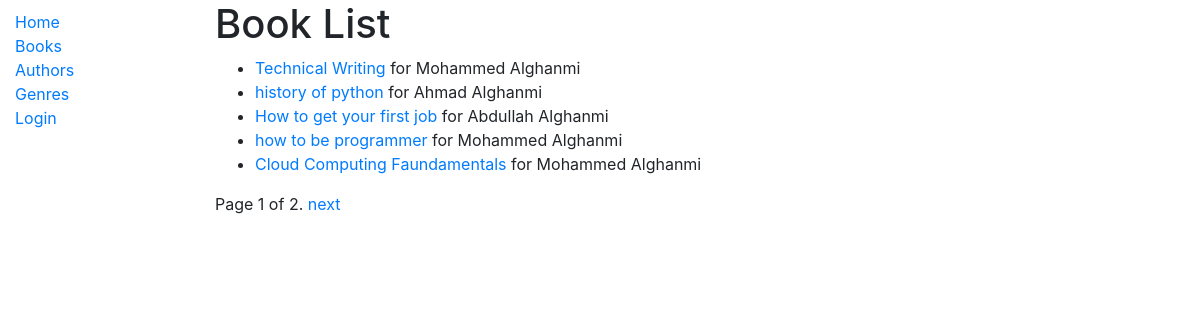
/catalog/books/, run on the app's committed database.
### catalog/models.py (models this page shows, shortened)
class Book(models.Model):
    title = models.CharField(max_length=60, help_text="Book title")
    author = models.ForeignKey(Author, on_delete = models.SET_NULL, null=True)
    summery = models.TextField(max_length = 200,
                               help_text="write a brief summary of the book")
    isbn = models.CharField('ISBN', max_length=13, unique=True,
                            help_text = 'ISBN is maximum length of 13')
    gener = models.ManyToManyField('Gener', help_text='Select a genre for this book')
    lang = models.ForeignKey(Languages, on_delete = models.SET_NULL,
                             null = True)
    class Meta:
        permissions = (('view_book_c','View book instances'), ('can_create_book', 'Can create book'))  # 'Can create book' == 'Can edite book' or 'Can change book'
    def get_absolute_url(self):
        return reverse('book-detail', args=[str(self.id)])
    def display_gener(self):
        return ', '.join(gener.name for gener in self.gener.all()[:3])
    display_gener.short_description = 'Gener'

class Author(models.Model):
    first_name = models.CharField(max_length=100)
    last_name = models.CharField(max_length=100)
    date_of_birth = models.DateField(null=True, blank=True)
    date_of_death = models.DateField('Died', null=True, blank=True)
    lang =  models.ManyToManyField(Languages, help_text = 'Choose a languages you write with.')
    class Meta:
        ordering = ['first_name', 'last_name']
    def __str__(self):
        return f'{self.first_name} {self.last_name} '
    def display_languages(self):
        return ', '.join(lang.name for lang in self.lang.all()[:3])
    display_languages.short_description = 'Language'

### catalog/views.py (the view)
# urls.py: path('books/', views.BookListView.as_view(), name = 'books'),
class BookListView(ListView):
    model = Book
    template_name = 'book_list.html'
    context_object_name = 'books'
    paginate_by = 5
    def get_context_data(self, **kwargs):
        context = super(BookListView, self).get_context_data(**kwargs)
        context.update({
            'num_visits' : self.request.session['num_visits'],
        })
        return context
    def get(self, *args, **kwargs):
        num_visits = self.request.session.get('num_visits', 0)
        self.request.session['num_visits'] = num_visits + 1
        return super().get(self.request, *args, **kwargs)

### catalog/templates/book_list.html (shortened to what this page needs)
{% extends 'base_generic.html'%}
{%block content%}
    <h1>Book List</h1>
    {% if books %}
    <ul>
        {% for book in books %}
            <li><a href="{{book.get_absolute_url}}">{{book.title}}</a> for {{book.author}} </li>
        {%endfor%}
    </ul>
    {% else %}
    <p>There is no books in the library</p>
    {% endif %}
    {% block pagination %}
    {% if is_paginated %}
        <div class="pagination">
            <span class="page-links">
                <span class="page-current">
                    Page {{ page_obj.number }} of {{ page_obj.paginator.num_pages }}.
                </span>
                {% if page_obj.has_next %}
                    <a href="{{ request.path }}?page={{ page_obj.next_page_number }}">next</a>
                {% endif %}
            </span>
        </div>
    {% endif %}
  {% endblock %}
{%endblock%}

### data on the page
Book: title "Technical Writing", author "Mohammed Alghanmi"
Book: title "history of python", author "Ahmad Alghanmi"
Book: title "How to get your first job", author "Abdullah Alghanmi"
Book: title "how to be programmer", author "Mohammed Alghanmi"
Book: title "Cloud Computing Faundamentals", author "Mohammed Alghanmi"

### other printed values
{{ page_obj.number }} "1"
{{ page_obj.paginator.num_pages }} "2"
